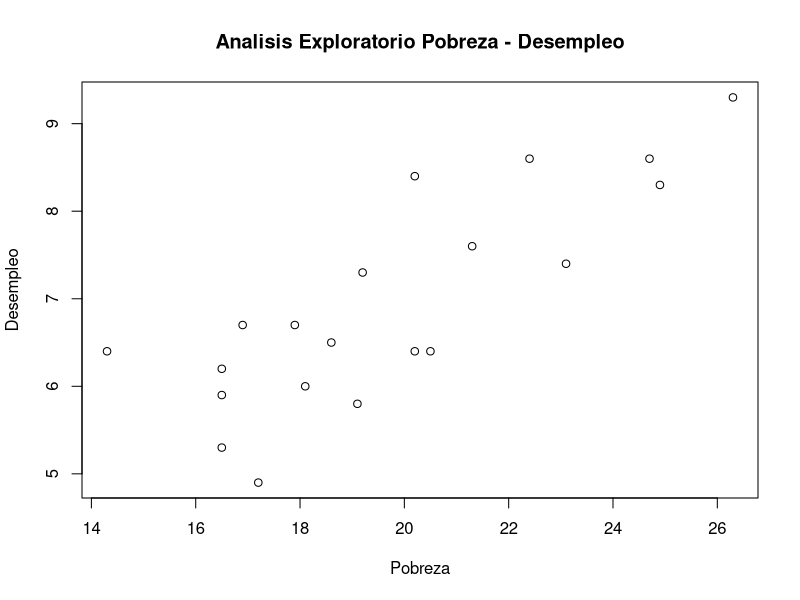
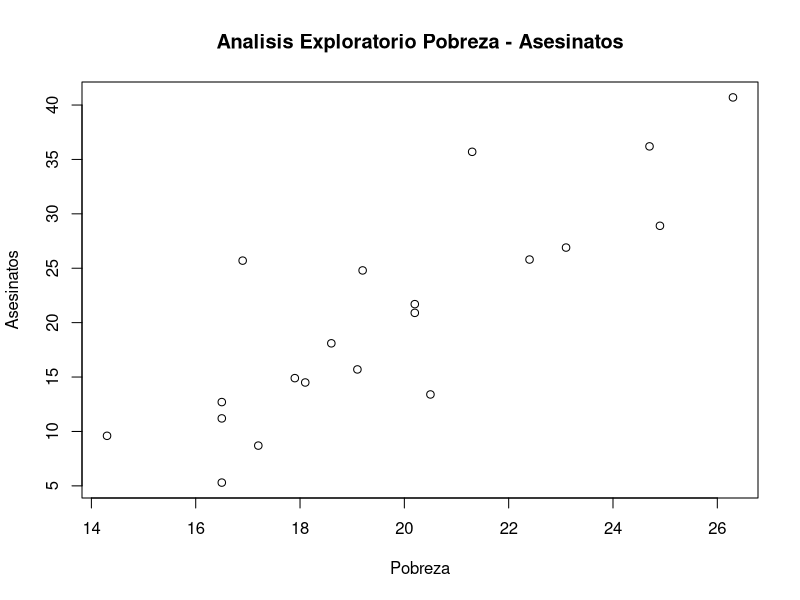
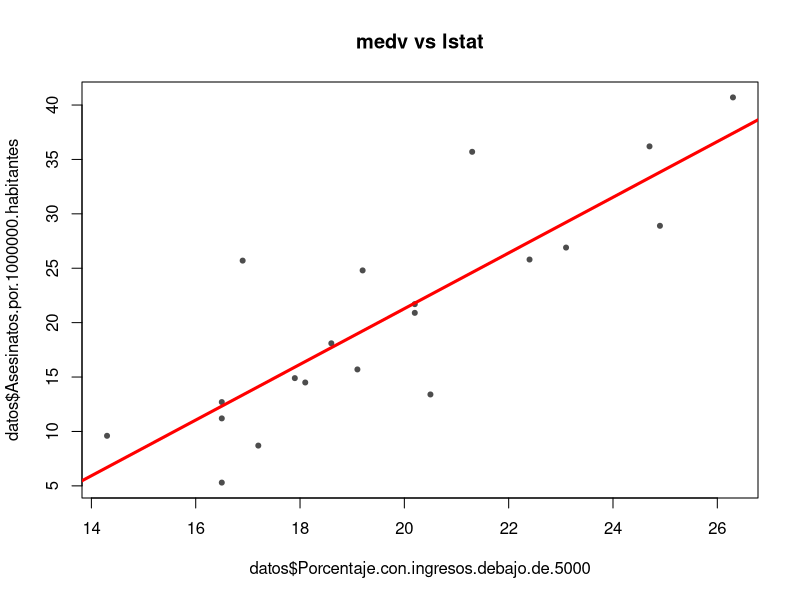
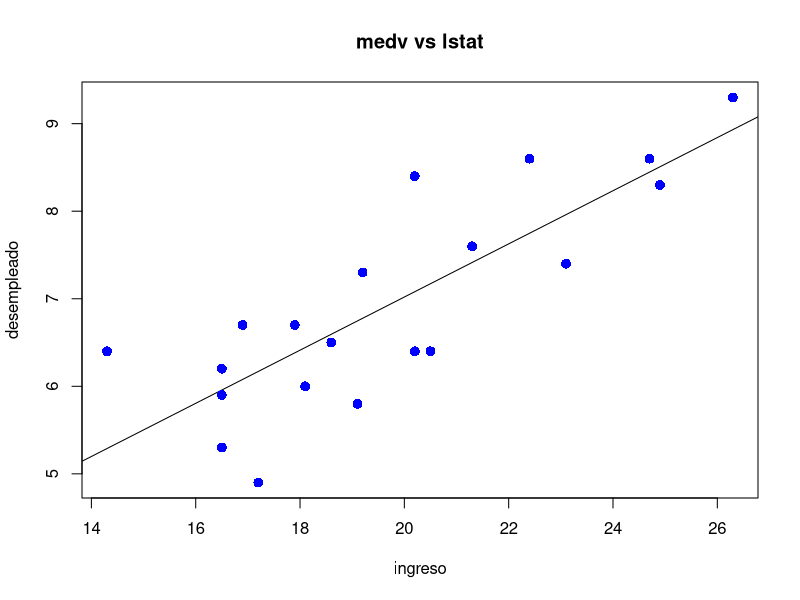

Generate these figures, in order, with R:
#install.packages("scatterplot3d",dependencies=T)
library(gridExtra)
library(grid)
library(dplyr)



datos <- read.csv("Practica2/Archivos Entrada Final/CSVs/PobrezaDesempleoAsesinatos.csv")


#Inciso A
png("Rep5-a1.png", height=900, width=1700)
with(datos,plot(datos$Porcentaje.con.ingresos.debajo.de.5000,datos$Porcentaje.desempleado,
  xlab = "Pobreza", ylab = "Desempleo", main = "Analisis Exploratorio Pobreza - Desempleo"))
dev.off()
png("Rep5-a2.png", height=900, width=1700)
with(datos,plot(datos$Porcentaje.con.ingresos.debajo.de.5000,
  datos$Asesinatos.por.1000000.habitantes,
  xlab = "Pobreza", ylab = "Asesinatos", main = "Analisis Exploratorio Pobreza - Asesinatos"))
dev.off()



#Inciso B
png("Rep5-b2.png", height=900, width=1700)
modelo_simple <- lm(data = datos, 
  formula =  datos$Asesinatos.por.1000000.habitantes~datos$Porcentaje.con.ingresos.debajo.de.5000 )
summary(modelo_simple)
anova(modelo_simple)
plot(x = datos$Porcentaje.con.ingresos.debajo.de.5000, 
  y = datos$Asesinatos.por.1000000.habitantes, main = "medv vs lstat", pch = 20, col = "grey30")
abline(modelo_simple, lwd = 3, col = "red")
dev.off()



png(file = "Rep5-b1.png.png", height=900, width=1700)

# Plot the chart.
plot(datos$Porcentaje.con.ingresos.debajo.de.5000,
datos$Porcentaje.desempleado, col = "blue",main = "medv vs lstat",
     abline(
       lm( datos$Porcentaje.desempleado~datos$Porcentaje.con.ingresos.debajo.de.5000 ))
       ,cex = 1.3,pch = 16,xlab = "ingreso",ylab = "desempleado"
    )
# Save the file.
dev.off()

